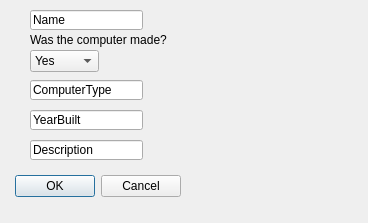
<?xml version="1.0" encoding="UTF-8"?>
<ui version="4.0">
 <class>AddComputerDialog</class>
 <widget class="QDialog" name="AddComputerDialog">
  <property name="geometry">
   <rect>
    <x>0</x>
    <y>0</y>
    <width>368</width>
    <height>223</height>
   </rect>
  </property>
  <property name="windowTitle">
   <string>Dialog</string>
  </property>
  <widget class="QDialogButtonBox" name="buttonBox">
   <property name="geometry">
    <rect>
     <x>-160</x>
     <y>170</y>
     <width>341</width>
     <height>32</height>
    </rect>
   </property>
   <property name="orientation">
    <enum>Qt::Horizontal</enum>
   </property>
   <property name="standardButtons">
    <set>QDialogButtonBox::Cancel|QDialogButtonBox::Ok</set>
   </property>
  </widget>
  <widget class="QLineEdit" name="Name">
   <property name="geometry">
    <rect>
     <x>30</x>
     <y>10</y>
     <width>113</width>
     <height>20</height>
    </rect>
   </property>
   <property name="text">
    <string>Name</string>
   </property>
  </widget>
  <widget class="QLineEdit" name="Description">
   <property name="geometry">
    <rect>
     <x>30</x>
     <y>140</y>
     <width>113</width>
     <height>20</height>
    </rect>
   </property>
   <property name="text">
    <string>Description</string>
   </property>
  </widget>
  <widget class="QComboBox" name="WasItMade">
   <property name="geometry">
    <rect>
     <x>30</x>
     <y>50</y>
     <width>69</width>
     <height>22</height>
    </rect>
   </property>
   <item>
    <property name="text">
     <string>Yes</string>
    </property>
   </item>
   <item>
    <property name="text">
     <string>No</string>
    </property>
   </item>
  </widget>
  <widget class="QLineEdit" name="YearBuilt">
   <property name="geometry">
    <rect>
     <x>30</x>
     <y>110</y>
     <width>113</width>
     <height>20</height>
    </rect>
   </property>
   <property name="text">
    <string>YearBuilt</string>
   </property>
  </widget>
  <widget class="QLabel" name="label">
   <property name="geometry">
    <rect>
     <x>30</x>
     <y>30</y>
     <width>181</width>
     <height>20</height>
    </rect>
   </property>
   <property name="text">
    <string>Was the computer made?</string>
   </property>
  </widget>
  <widget class="QLineEdit" name="ComputerType">
   <property name="geometry">
    <rect>
     <x>30</x>
     <y>80</y>
     <width>113</width>
     <height>20</height>
    </rect>
   </property>
   <property name="text">
    <string>ComputerType</string>
   </property>
  </widget>
 </widget>
 <resources/>
 <connections>
  <connection>
   <sender>buttonBox</sender>
   <signal>accepted()</signal>
   <receiver>AddComputerDialog</receiver>
   <slot>accept()</slot>
   <hints>
    <hint type="sourcelabel">
     <x>248</x>
     <y>254</y>
    </hint>
    <hint type="destinationlabel">
     <x>157</x>
     <y>274</y>
    </hint>
   </hints>
  </connection>
  <connection>
   <sender>buttonBox</sender>
   <signal>rejected()</signal>
   <receiver>AddComputerDialog</receiver>
   <slot>reject()</slot>
   <hints>
    <hint type="sourcelabel">
     <x>316</x>
     <y>260</y>
    </hint>
    <hint type="destinationlabel">
     <x>286</x>
     <y>274</y>
    </hint>
   </hints>
  </connection>
 </connections>
</ui>
